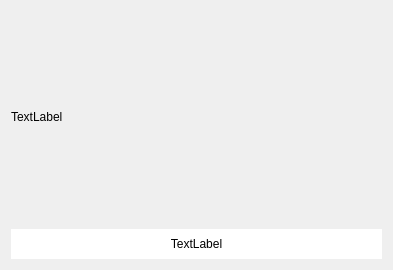
<?xml version="1.0" encoding="UTF-8"?>
<ui version="4.0">
 <class>Form</class>
 <widget class="QWidget" name="Form">
  <property name="geometry">
   <rect>
    <x>0</x>
    <y>0</y>
    <width>393</width>
    <height>270</height>
   </rect>
  </property>
  <property name="windowTitle">
   <string>Form</string>
  </property>
  <layout class="QVBoxLayout" name="verticalLayout_2">
   <item>
    <layout class="QVBoxLayout" name="verticalLayout">
     <item>
      <widget class="QLabel" name="image">
       <property name="sizePolicy">
        <sizepolicy hsizetype="Preferred" vsizetype="Expanding">
         <horstretch>0</horstretch>
         <verstretch>0</verstretch>
        </sizepolicy>
       </property>
       <property name="text">
        <string>TextLabel</string>
       </property>
      </widget>
     </item>
    </layout>
   </item>
   <item>
    <widget class="QLabel" name="text">
     <property name="sizePolicy">
      <sizepolicy hsizetype="Expanding" vsizetype="Preferred">
       <horstretch>1</horstretch>
       <verstretch>0</verstretch>
      </sizepolicy>
     </property>
     <property name="minimumSize">
      <size>
       <width>0</width>
       <height>30</height>
      </size>
     </property>
     <property name="sizeIncrement">
      <size>
       <width>300</width>
       <height>0</height>
      </size>
     </property>
     <property name="styleSheet">
      <string notr="true">background-color: rgb(255, 255, 255);</string>
     </property>
     <property name="text">
      <string>TextLabel</string>
     </property>
     <property name="textFormat">
      <enum>Qt::AutoText</enum>
     </property>
     <property name="alignment">
      <set>Qt::AlignCenter</set>
     </property>
    </widget>
   </item>
  </layout>
 </widget>
 <resources/>
 <connections/>
</ui>
